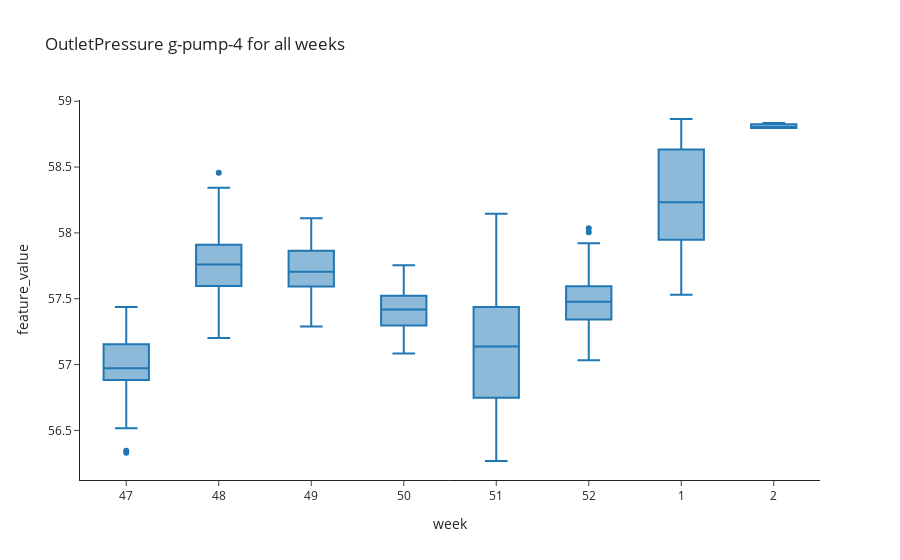
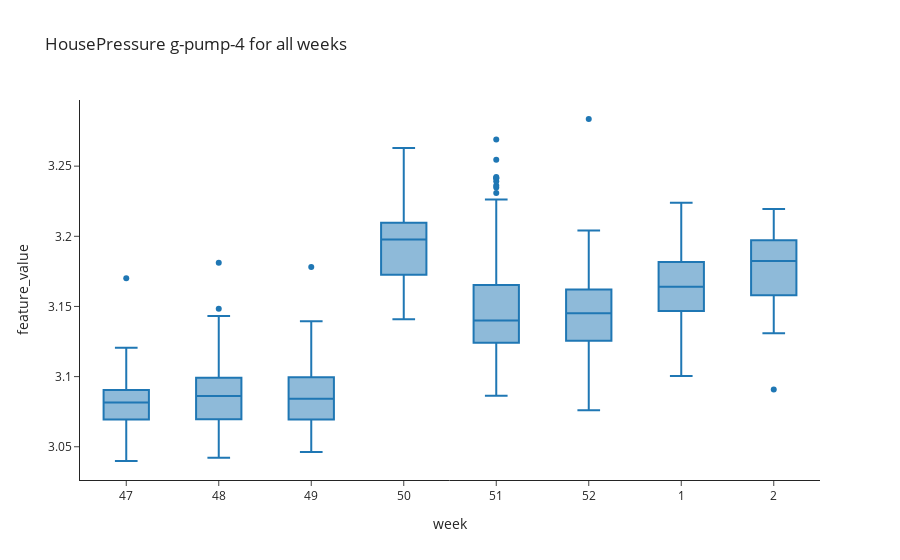

Notebook code cell kept with these figures, in order:
### Markdown cell above
**Boxplot**

### Code cell
show_baselining_plot_azure(df_data, duration = "all", asset_name= asset_name, variable_name= INLET_PRESSURE, plot_type = "box")

show_baselining_plot_azure(df_data, duration = "all", asset_name= asset_name, variable_name= OUTLET_PRESSURE, plot_type = "box")

show_baselining_plot_azure(df_data, duration = "all", asset_name= asset_name, variable_name= HOUSE_PRESSURE, plot_type = "box")

### Figure 1 — Plotly figure (JSON) as saved in the notebook; plotly's stock layout.template omitted (floating-point values rounded to 4 significant figures; data arrays with more than 128 entries replaced by an {"elided": "..."} marker saying what was removed)
{"data": [{"alignmentgroup": "True", "hoverlabel": {"namelength": 0}, "hovertemplate": "week=%{x}<br>feature_value=%{y}", "legendgroup": "", "marker": {"color": "#1F77B4"}, "name": "", "notched": false, "offsetgroup": "", "orientation": "v", "showlegend": false, "type": "box", "x": {"elided": "867 int values"}, "x0": " ", "xaxis": "x", "y": {"elided": "867 float values"}, "y0": " ", "yaxis": "y"}], "layout": {"boxmode": "group", "legend": {"tracegroupgap": 0}, "title": {"text": "OutletPressure g-pump-4 for all weeks "}, "xaxis": {"anchor": "y", "domain": [0, 1], "title": {"text": "week"}, "type": "category"}, "yaxis": {"anchor": "x", "domain": [0, 1], "title": {"text": "feature_value"}}}}

### Figure 2 — Plotly figure (JSON) as saved in the notebook; plotly's stock layout.template omitted (floating-point values rounded to 4 significant figures; data arrays with more than 128 entries replaced by an {"elided": "..."} marker saying what was removed)
{"data": [{"alignmentgroup": "True", "hoverlabel": {"namelength": 0}, "hovertemplate": "week=%{x}<br>feature_value=%{y}", "legendgroup": "", "marker": {"color": "#1F77B4"}, "name": "", "notched": false, "offsetgroup": "", "orientation": "v", "showlegend": false, "type": "box", "x": {"elided": "842 int values"}, "x0": " ", "xaxis": "x", "y": {"elided": "842 float values"}, "y0": " ", "yaxis": "y"}], "layout": {"boxmode": "group", "legend": {"tracegroupgap": 0}, "title": {"text": "HousePressure g-pump-4 for all weeks "}, "xaxis": {"anchor": "y", "domain": [0, 1], "title": {"text": "week"}, "type": "category"}, "yaxis": {"anchor": "x", "domain": [0, 1], "title": {"text": "feature_value"}}}}
